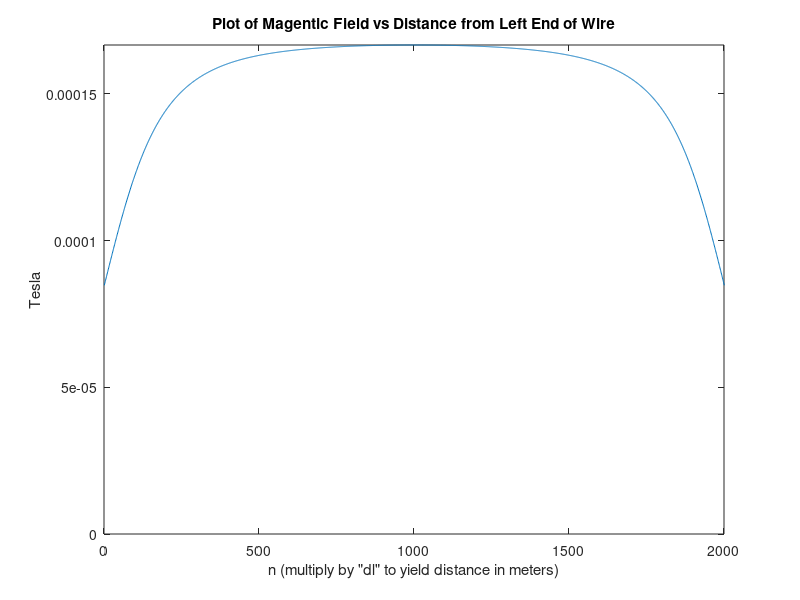

The MATLAB script that drew this image:
clc; clear;
clear figure
%Variable Declaration
mu = 4*pi()*10^-7; %Vacuum permeability
I = 8.5; %Current(Amperes)
L = 0.10; %length of wire in meters
y = 0.01; %y distance of point vertically from wire
n = 2000; %number of intervals along the wire - relatively small error if
%l is a factor of n or vice versa
k=1;
xPrime=0;

dl=L/n;
rAmpere=y;
B=zeros(n,1); %preallocate matrix, units are Teslas (SI unit)
% summation
for x=0:dl:L;
    sum=0;
    xPrime=0;
    for i=0:n;
        r = sqrt((x - xPrime)^2 + y^2);
        xPrime=xPrime+dl;
        sum = sum + (dl*y) / (abs(r)^3);
    end
    B(k) = ((mu*I)/(4*pi()))*sum;
    k = k+1;
end
plot(B);
ylim([0,B(n/2)]);
xlim([0,n]);
xlabel('n (multiply by "dl" to yield distance in meters)')
ylabel('Tesla')
title('Plot of Magentic Field vs Distance from Left End of Wire')
% Ampere's Law
BAmpere=(mu*I)/(2*pi()*rAmpere)
B=B(1)
